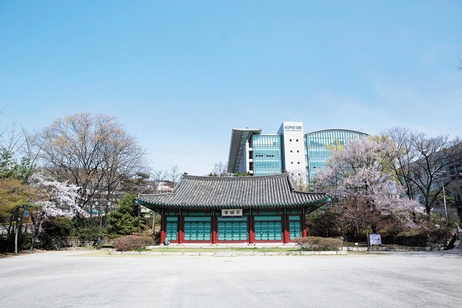
#> input picture ML_ColoringBook/image_001.jpg, 462 x 308 px, shrunk from 868 x 579 before the run
$ python 20191018_cartoonlization_1.py
#> lines starting #> are read from the running program, lines starting #| are printed output that depends on the picture; after the words box and inside, x2 and y2 are one past the last pixel; in counts of white or black regions, pixels touching at a corner belong together
# -*- coding: utf-8 -*-

import cv2
import os


def cartoonise(picture_name):

    #capturing image effectively
#> called with picture_name = 'image_001.jpg'
    imgInput_FileName = picture_name
    edge_filename = 'edge_' + picture_name
    saved_filename = 'cartoon_' + picture_name

    num_bilateral = 7
    print("Cartoonnizing" + imgInput_FileName)
    #read image
    img_rgb = cv2.imread(imgInput_FileName)
#> img_rgb is the input picture: shape (308, 462, 3); mean B, G, R 189.8, 174.7, 150.6
    img_color = img_rgb


    for _ in range(num_bilateral):
        img_color = cv2.bilateralFilter(img_color,d=9,sigmaColor=9,sigmaSpace=7)

    #gray and blur
    img_gray = cv2.cvtColor(img_rgb, cv2.COLOR_RGB2GRAY)
    img_blur = cv2.medianBlur(img_gray, 7)
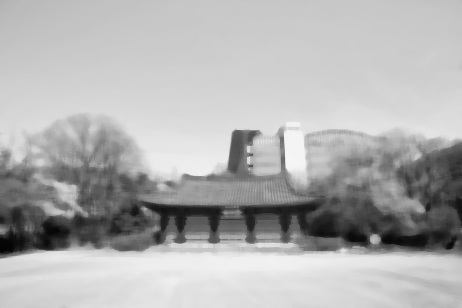
#> img_blur: shape (308, 462); min 3, max 246, mean 176.7

    #edge detection
    img_edge = cv2.adaptiveThreshold(img_blur,255,
                                     cv2.ADAPTIVE_THRESH_MEAN_C,
                                     cv2.THRESH_BINARY,
                                     blockSize=9,
                                     C=2)
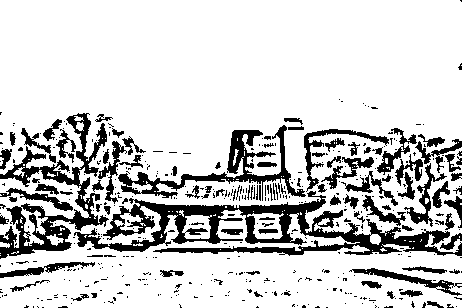
#> img_edge: shape (308, 462); 80.9% white; 457 black regions (363 under 20 px), largest, box (x1, y1, x2, y2) and area: (74, 191, 462, 256) 7935, (0, 113, 109, 259) 4279, (118, 125, 306, 201) 2610

    #transfer to color image
    img_edge = cv2.cvtColor(img_edge, cv2.COLOR_GRAY2RGB)
    img_cartoon = cv2.bitwise_and(img_color, img_edge)


    cv2.imwrite(edge_filename , img_edge)
    cv2.imwrite(saved_filename , img_cartoon)

cartoonise('image_001.jpg')
cartoonise('image_002.jpg')
#> call 2 of cartoonise, with picture_name = 'image_002.jpg'
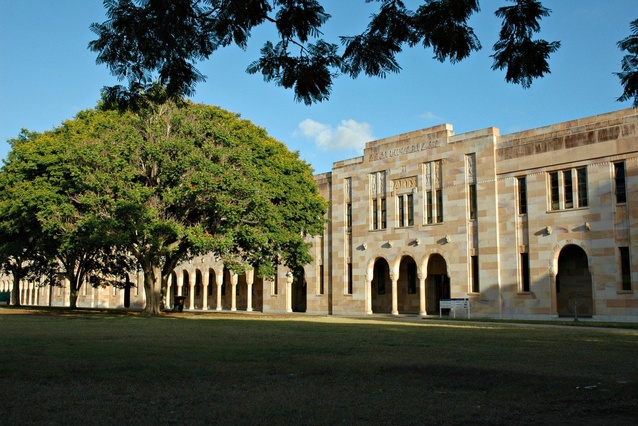
#> input picture ML_ColoringBook/image_002.jpg, 638 x 426 px, shrunk from 1200 x 800 before the run
#> in cartoonise, img_rgb is the input picture: shape (426, 638, 3); mean B, G, R 86.5, 95.9, 83.4
#> in cartoonise (call 2), `img_blur = cv2.medianBlur(img_gray, 7)`:
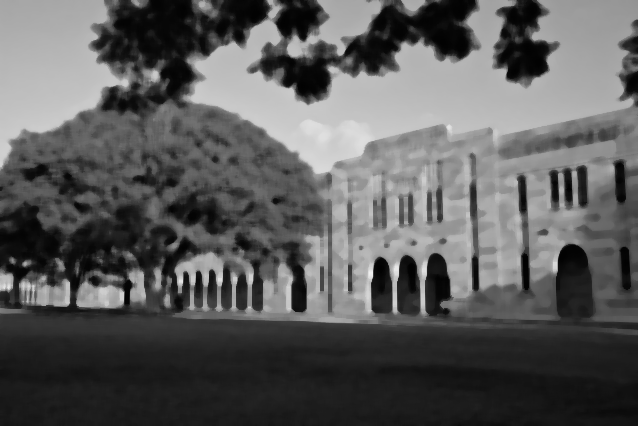
#> img_blur: shape (426, 638); min 1, max 239, mean 91
#> in cartoonise (call 2), `img_edge = cv2.adaptiveThreshold(img_blur,255, cv2.ADAPTIVE_THRESH_MEA..`: img_edge: shape (426, 638); 72.3% white; 1209 black regions (952 under 20 px), largest, box (x1, y1, x2, y2) and area: (0, 137, 248, 318) 12330, (246, 0, 481, 105) 6883, (20, 0, 315, 181) 5443
cartoonise('testing001.jpg')
#> call 3 of cartoonise, with picture_name = 'testing001.jpg'
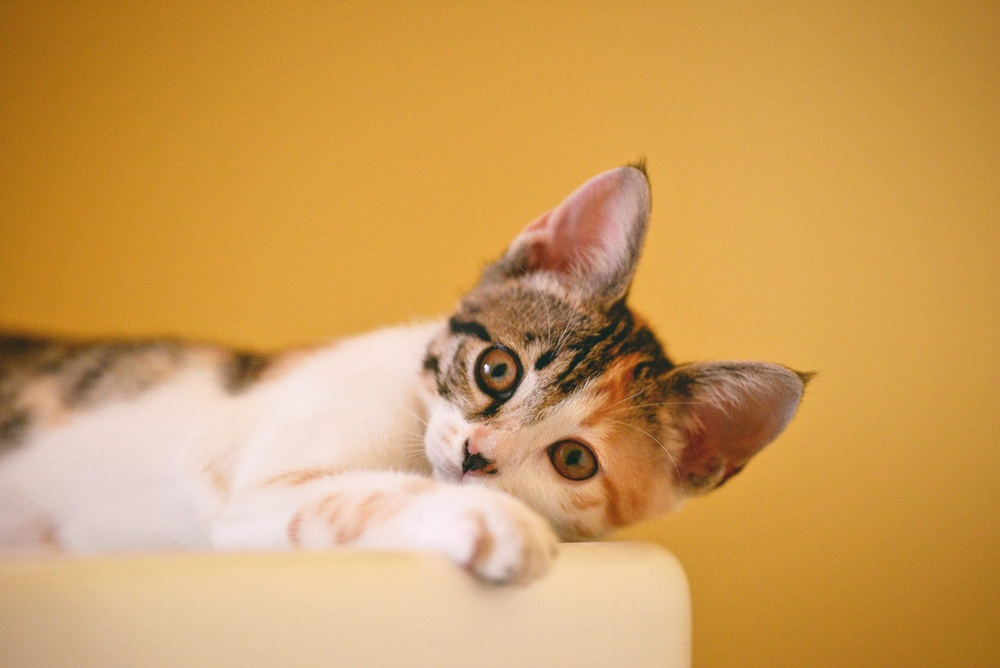
#> input picture ML_ColoringBook/testing001.jpg, 1000 x 668 px, shrunk from 1880 x 1255 before the run
#> in cartoonise, img_rgb is the input picture: shape (668, 1000, 3); mean B, G, R 91.7, 158, 206.6
#> in cartoonise (call 3), `img_gray = cv2.cvtColor(img_rgb, cv2.COLOR_RGB2GRAY)`:
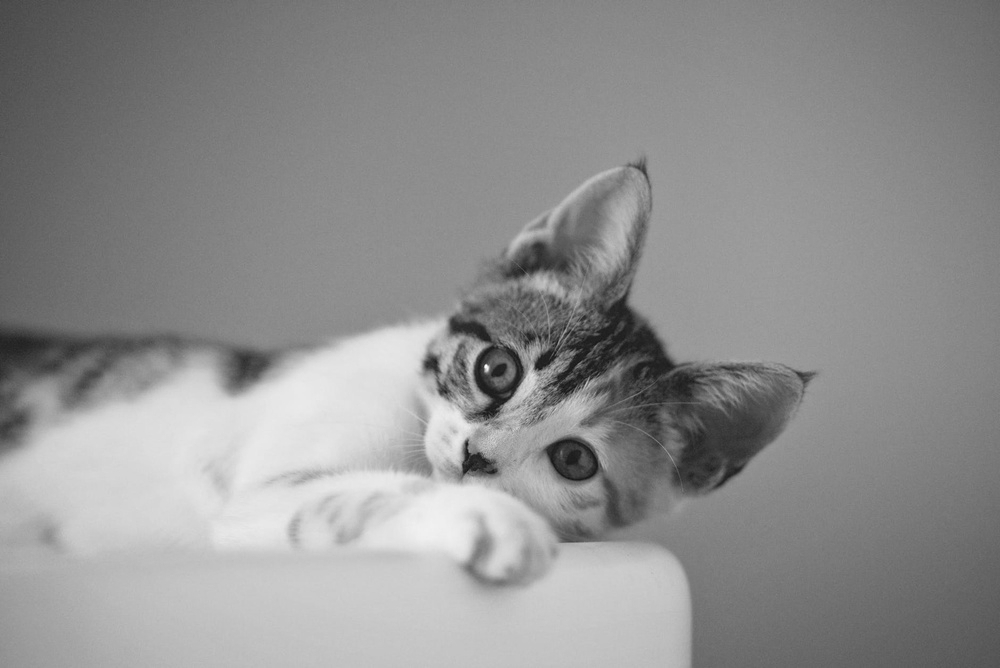
#> img_gray: shape (668, 1000); min 16, max 253, mean 143.7
#> in cartoonise (call 3), `img_edge = cv2.adaptiveThreshold(img_blur,255, cv2.ADAPTIVE_THRESH_MEA..`: img_edge: shape (668, 1000); 93.9% white; 727 black regions (588 under 20 px), largest, box (x1, y1, x2, y2) and area: (508, 191, 705, 443) 6354, (447, 314, 527, 430) 2376, (497, 484, 698, 668) 2105
#> in cartoonise (call 3), `img_cartoon = cv2.bitwise_and(img_color, img_edge)`:
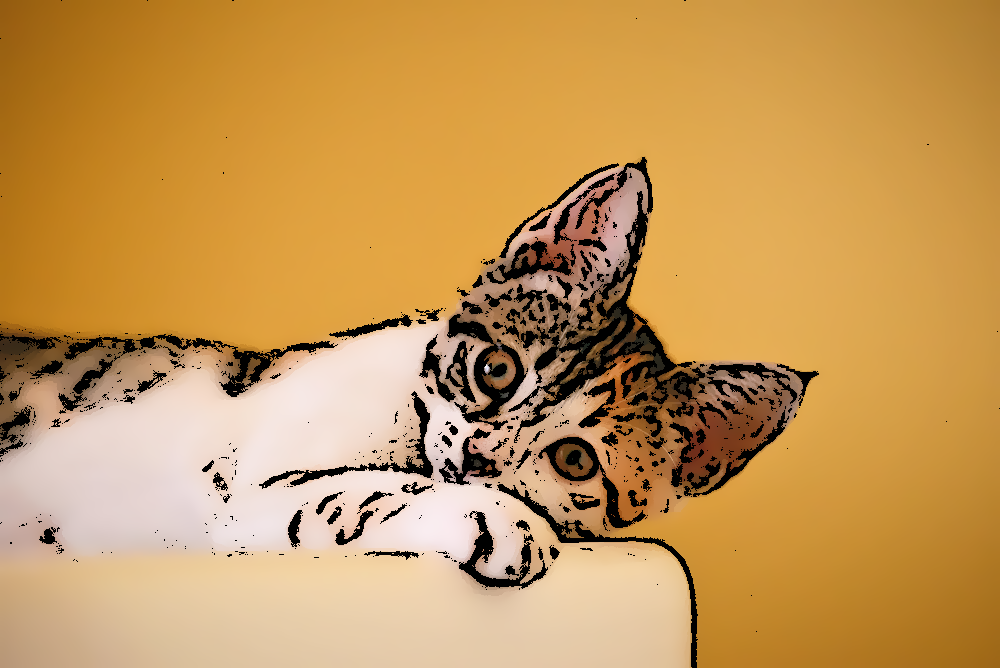
#> img_cartoon: shape (668, 1000, 3); mean B, G, R 87.1, 151.3, 197.4
